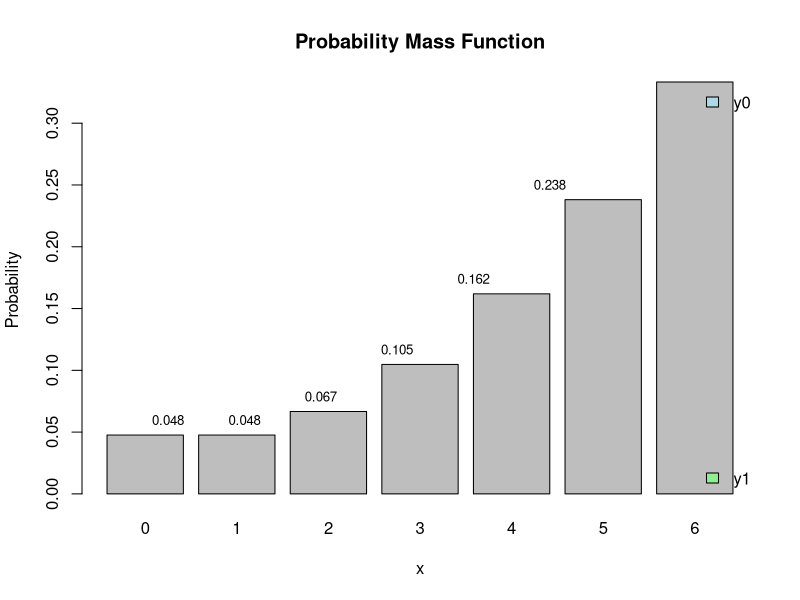

Recreate this plot in R.
x <- 0:6
pmf <- (x^2 - x + 5) / 105

prob_dist_x <- matrix(c(x, pmf), nrow = 2, byrow = TRUE)
colnames(prob_dist_x) <- paste0('x', 0:6)
rownames(prob_dist_x) <- paste0('y', 0:1)

sum_y1 = sum(prob_dist_x['y1',])

if (all(pmf >= 0) & sum_y1 == 1) {
  print("It Is A Valid PMF")
} else {
  print("It Is Not A Valid PMF!")
}

# Calculate P(X > 1)
p_x_gt_1 <- sum(pmf[x > 1])

# Calculate P(1 < X ≤ 5)
p_1_lt_x_le_5 <- sum(pmf[x > 1 & x <= 5])

# Calculate P(X < 4)
p_x_lt_4 <- sum(pmf[x < 4])

# Calculate P(X < 4 | X > 1)
p_x_lt_4_given_x_gt_1 <- sum(pmf[x < 4 & x > 1]) / sum(pmf[x > 1])

# Output the results
print(paste("P(X > 1) =", p_x_gt_1))
print(paste("P(1 < X ≤ 5) =", p_1_lt_x_le_5))
print(paste("P(X < 4) =", p_x_lt_4))
print(paste("P(X < 4 | X > 1) =", p_x_lt_4_given_x_gt_1))

# Plot the probability histogram
barplot(pmf, names.arg = x, xlab = "x", ylab = "Probability", main = "Probability Mass Function")

# Add labels
text(x = 1:7, y = pmf, labels = round(pmf, 3), pos = 3, cex = 0.8)

# Add a legend
legend("topright", legend = "y0", fill = "lightblue", bty = "n")

# Add a second legend for y1
legend("bottomright", legend = "y1", fill = "lightgreen", bty = "n")